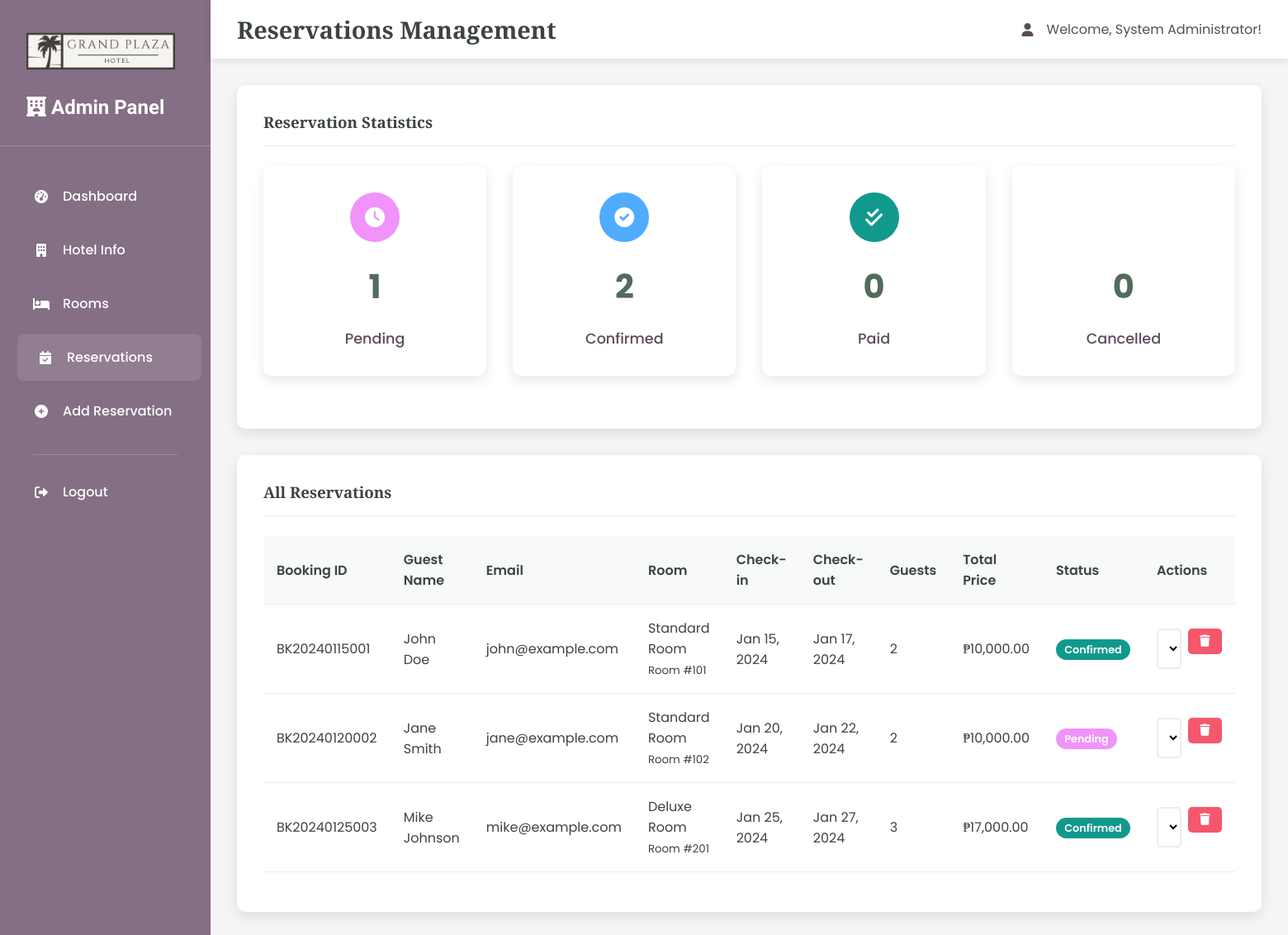
The page /admin/reservations.php (signed in) on the database as committed earlier.
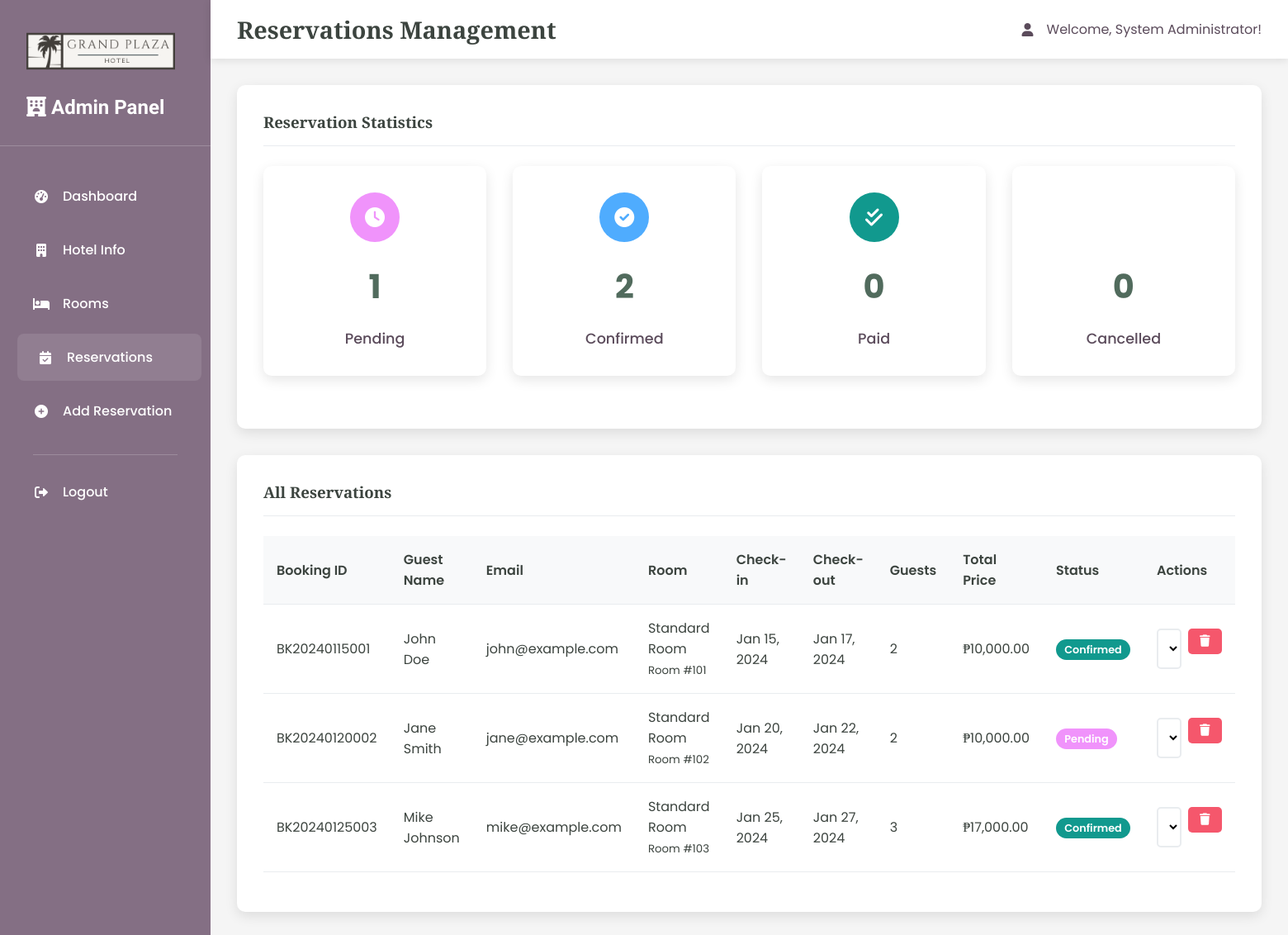
The same page on the database as committed later.
### tables this page shows
CREATE TABLE reservations (
    id INT AUTO_INCREMENT PRIMARY KEY,
    booking_id VARCHAR(50) UNIQUE NOT NULL,
    room_id INT NOT NULL,
    guest_name VARCHAR(255) NOT NULL,
    email VARCHAR(255) NOT NULL,
    phone VARCHAR(20),
    check_in_date DATE NOT NULL,
    check_out_date DATE NOT NULL,
    num_guests INT NOT NULL,
    total_price DECIMAL(10,2),
    status ENUM('pending', 'confirmed', 'cancelled', 'completed') DEFAULT 'pending',
    special_requests TEXT,
    created_at TIMESTAMP DEFAULT CURRENT_TIMESTAMP,
    updated_at TIMESTAMP DEFAULT CURRENT_TIMESTAMP ON UPDATE CURRENT_TIMESTAMP,
    FOREIGN KEY (room_id) REFERENCES rooms(id) ON DELETE CASCADE
);

CREATE TABLE rooms (
    id INT AUTO_INCREMENT PRIMARY KEY,
    name VARCHAR(100) NOT NULL,
    room_number VARCHAR(50) NOT NULL UNIQUE,
    room_type VARCHAR(100) NOT NULL,
    capacity INT NOT NULL,
    size INT,
    price_per_night DECIMAL(10,2) NOT NULL,
    description TEXT,
    has_wifi BOOLEAN DEFAULT TRUE,
    has_tv BOOLEAN DEFAULT TRUE,
    has_ac BOOLEAN DEFAULT TRUE,
    is_available BOOLEAN DEFAULT TRUE,
    image_url VARCHAR(500),
    created_at TIMESTAMP DEFAULT CURRENT_TIMESTAMP,
    updated_at TIMESTAMP DEFAULT CURRENT_TIMESTAMP ON UPDATE CURRENT_TIMESTAMP
);

### admin/reservations.php (the view, shortened to what this page needs)
<?php
$pdo = getDBConnection();
$stmt = $pdo->query("
    SELECT r.*,
           rm.room_type, rm.room_number, rm.price_per_night
    FROM reservations r
    JOIN rooms rm ON r.room_id = rm.id
    ORDER BY r.created_at DESC
");
$reservations = $stmt->fetchAll();
$stmt = $pdo->query("SELECT status, COUNT(*) as count FROM reservations GROUP BY status");
$statusCounts = $stmt->fetchAll();
$statusStats = [];
foreach ($statusCounts as $stat) {
    $statusStats[$stat['status']] = $stat['count'];
}
?>
<!DOCTYPE html>
<html lang="en">
<head>
    <link href="https://cdnjs.cloudflare.com/ajax/libs/font-awesome/6.0.0/css/all.min.css" rel="stylesheet">
    <link rel="stylesheet" href="admin-styles.css">
</head>
<body>
    <div class="admin-container">
        <div class="sidebar">
            <div class="sidebar-header">
                <a href="../index.php" class="logo">
                    <img src="../assets/images/logo.png" alt="Hotel Logo" style="height: 60px; width: auto;">
                </a>
                <h3><i class="fas fa-hotel"></i> Admin Panel</h3>
            </div>
            <nav class="sidebar-nav">
                <div class="nav-item">
                    <a href="dashboard.php" class="nav-link">
                        <i class="fas fa-tachometer-alt"></i>
                        Dashboard
                    </a>
                </div>
                <div class="nav-item">
                    <a href="hotel.php" class="nav-link">
                        <i class="fas fa-building"></i>
                        Hotel Info
                    </a>
                </div>
                <div class="nav-item">
                    <a href="rooms.php" class="nav-link">
                        <i class="fas fa-bed"></i>
                        Rooms
                    </a>
                </div>
                <div class="nav-item">
                    <a href="reservations.php" class="nav-link active">
                        <i class="fas fa-calendar-check"></i>
                        Reservations
                    </a>
                </div>
                <div class="nav-item">
                    <a href="add_reservation.php" class="nav-link">
                        <i class="fas fa-plus-circle"></i>
                        Add Reservation
                    </a>
                </div>
                <div class="nav-divider"></div>
                <div class="nav-item">
                    <a href="?logout=1" class="nav-link">
                        <i class="fas fa-sign-out-alt"></i>
                        Logout
                    </a>
                </div>
            </nav>
        </div>
        <div class="main-content">
            <div class="top-nav">
                <h1 class="page-title">Reservations Management</h1>
                <div class="user-info">
                    <i class="fas fa-user"></i>
                    <span>Welcome, <?php echo htmlspecialchars($_SESSION['admin_name']); ?>!</span>
                </div>
            </div>
            <div class="card">
                <div class="card-header">
                    <h3 class="card-title">Reservation Statistics</h3>
                </div>
                <div class="stats-grid">
                    <div class="stat-card">
                        <div class="stat-icon warning">
                            <i class="fas fa-clock"></i>
                        </div>
                        <div class="stat-number"><?php echo $statusStats['pending'] ?? 0; ?></div>
                        <div class="stat-label">Pending</div>
                    </div>
                    <div class="stat-card">
                        <div class="stat-icon info">
                            <i class="fas fa-check-circle"></i>
                        </div>
                        <div class="stat-number"><?php echo $statusStats['confirmed'] ?? 0; ?></div>
                        <div class="stat-label">Confirmed</div>
                    </div>
                    <div class="stat-card">
                        <div class="stat-icon success">
                            <i class="fas fa-check-double"></i>
                        </div>
                        <div class="stat-number"><?php echo $statusStats['paid'] ?? 0; ?></div>
                        <div class="stat-label">Paid</div>
                    </div>
                    <div class="stat-card">
                        <div class="stat-icon danger">
                            <i class="fas fa-times-circle"></i>
                        </div>
                        <div class="stat-number"><?php echo $statusStats['cancelled'] ?? 0; ?></div>
                        <div class="stat-label">Cancelled</div>
                    </div>
                </div>
            </div>
            <div class="card">
                <div class="card-header">
                    <h3 class="card-title">All Reservations</h3>
                </div>
                <div class="table-responsive">
                    <table class="table">
                        <thead>
                            <tr>
                                <th>Booking ID</th>
                                <th>Guest Name</th>
                                <th>Email</th>
                                <th>Room</th>
                                <th>Check-in</th>
                                <th>Check-out</th>
                                <th>Guests</th>
                                <th>Total Price</th>
                                <th>Status</th>
                                <th>Actions</th>
                            </tr>
                        </thead>
                        <tbody>
                            <?php foreach ($reservations as $reservation): ?>
                            <tr>
                                <td><?php echo htmlspecialchars($reservation['booking_id']); ?></td>
                                <td><?php echo htmlspecialchars($reservation['guest_name']); ?></td>
                                <td><?php echo htmlspecialchars($reservation['email']); ?></td>
                                <td>
                                    <?php echo htmlspecialchars($reservation['room_type']); ?>
                                    <br><small class="text-muted">Room #<?php echo htmlspecialchars($reservation['room_number']); ?></small>
                                </td>
                                <td><?php echo date('M d, Y', strtotime($reservation['check_in_date'])); ?></td>
                                <td><?php echo date('M d, Y', strtotime($reservation['check_out_date'])); ?></td>
                                <td><?php echo htmlspecialchars($reservation['num_guests']); ?></td>
                                <td>₱<?php echo number_format($reservation['total_price'], 2); ?></td>
                                <td>
                                    <span class="badge badge-<?php
                                        echo $reservation['status'] === 'confirmed' ? 'success' :
                                            ($reservation['status'] === 'pending' ? 'warning' :
                                            ($reservation['status'] === 'cancelled' ? 'danger' : 'info'));
                                    ?>">
                                        <?php echo ucfirst($reservation['status']); ?>
                                    </span>
                                </td>
                                <td>
                                    <div class="table-actions">
                                        <form method="POST" style="display: inline;">
                                            <select name="status" class="form-select form-select-sm" onchange="this.form.submit()">
                                                <option value="pending" <?php echo $reservation['status'] === 'pending' ? 'selected' : ''; ?>>Pending</option>
                                                <option value="confirmed" <?php echo $reservation['status'] === 'confirmed' ? 'selected' : ''; ?>>Confirmed</option>
                                            </select>
                                        </form>
                                        <form method="POST" style="display: inline;" onsubmit="return confirm('Are you sure you want to delete this reservation?');">
                                            <button type="submit" class="btn btn-danger btn-sm">
                                                <i class="fas fa-trash"></i>
                                            </button>
                                        </form>
                                    </div>
                                </td>
                            </tr>
                            <?php endforeach; ?>
                        </tbody>
                    </table>
                </div>
            </div>
        </div>
    </div>
</body>
</html>

### admin/admin-styles.css (style rules this page uses)
body { margin: 0; font-family: 'Poppins', serif; color: #3c443f; background-color: #ffffff; }
h1, h2, h3, h4, h5, h6 { font-family: 'Libre Baskerville', sans-serif; }
a { text-decoration: none; color: inherit; }
.admin-container { display: flex; min-height: 100vh; }
.sidebar { background-color: #846f84; width: 280px; color: #ffffff; padding: 2em 0; box-shadow: 2px 0 10px rgba(0,0,0,0.1); }
.sidebar-header { padding: 0 2em 2em 2em; border-bottom: 1px solid rgba(255,255,255,0.2); margin-bottom: 2em; }
.sidebar-header h3 { font-family: 'League Spartan', sans-serif; font-size: 1.5em; margin: 0; color: #ffffff; }
.logo { display: flex; align-items: center; text-decoration: none; color: #ffffff; font-family: 'League Spartan', sans-serif; font-size: 1.5em; font-weight: bold; transition: opacity 0.3s ease; margin-bottom: 1em; }
.logo img { height: 35px; width: auto; margin-right: 10px; border-radius: 5px; }
.sidebar-nav { padding: 0 1em; }
.nav-item { margin-bottom: 0.5em; }
.nav-link { display: flex; align-items: center; padding: 1em 1.5em; color: #ffffff; border-radius: 8px; transition: all 0.3s ease; font-weight: 500; }
.nav-link:hover, .nav-link.active { background-color: rgba(255,255,255,0.1); color: #ffffff; transform: translateX(5px); }
.nav-link i { margin-right: 1em; width: 20px; text-align: center; }
.nav-divider { border-top: 1px solid rgba(255,255,255,0.2); margin: 1.5em 1.5em 1em 1.5em; }
.main-content { flex: 1; background-color: #f5f5f5; padding: 2em; }
.top-nav { background-color: #ffffff; padding: 1em 2em; margin: -2em -2em 2em -2em; box-shadow: 0 2px 10px rgba(0,0,0,0.1); display: flex; justify-content: space-between; align-items: center; }
.page-title { font-family: 'Libre Baskerville', sans-serif; font-size: 1.8em; color: #3c443f; margin: 0; }
.user-info { display: flex; align-items: center; gap: 1em; color: #5b4b5b; }
.card { background: #ffffff; border-radius: 10px; box-shadow: 0 5px 15px rgba(0,0,0,0.1); padding: 2em; margin-bottom: 2em; border: none; }
.card-header { background: none; border-bottom: 1px solid #e9ecef; padding-bottom: 1em; margin-bottom: 1.5em; }
.card-title { font-family: 'Libre Baskerville', sans-serif; color: #3c443f; margin: 0; }
.stats-grid { display: grid; grid-template-columns: repeat(auto-fit, minmax(250px, 1fr)); gap: 2em; margin-bottom: 2em; }
.stat-card { background: #ffffff; border-radius: 10px; padding: 2em; box-shadow: 0 5px 15px rgba(0,0,0,0.1); text-align: center; transition: transform 0.3s ease; }
.stat-icon { width: 60px; height: 60px; border-radius: 50%; display: flex; align-items: center; justify-content: center; margin: 0 auto 1em auto; font-size: 1.5em; color: #ffffff; }
.stat-icon.success { background-color: #11998e; }
.stat-icon.warning { background-color: #f093fb; }
.stat-icon.info { background-color: #4facfe; }
.stat-number { font-size: 2.5em; font-weight: bold; color: #516b5d; margin-bottom: 0.5em; }
.stat-label { font-size: 1.1em; color: #5b4b5b; font-weight: 500; }
.btn { padding: 0.8em 1.5em; border: none; border-radius: 5px; font-weight: bold; transition: all 0.3s ease; cursor: pointer; text-decoration: none; display: inline-block; text-align: center; }
.btn-danger { background-color: #f5576c; color: #ffffff; }
.btn-sm { padding: 0.5em 1em; font-size: 0.9em; }
.form-select { width: 100%; padding: 0.8em; border: 2px solid #e9ecef; border-radius: 5px; font-size: 1em; background-color: #ffffff; transition: border-color 0.3s ease; }
.table { width: 100%; border-collapse: collapse; margin-bottom: 1em; }
.table th, .table td { padding: 1em; text-align: left; border-bottom: 1px solid #e9ecef; }
.table th { background-color: #f8f9fa; font-weight: 600; color: #3c443f; }
.table-actions { display: flex; gap: 0.5em; }
.badge { padding: 0.3em 0.8em; border-radius: 20px; font-size: 0.8em; font-weight: 600; }
.badge-success { background-color: #11998e; color: #ffffff; }
.badge-warning { background-color: #f093fb; color: #ffffff; }

Rows that differ between the two databases and show on the page:
changed through a linked row, reservations "BK20240125003": room.room_type "Deluxe Room" → "Standard Room"; room.room_number "201" → "103"
